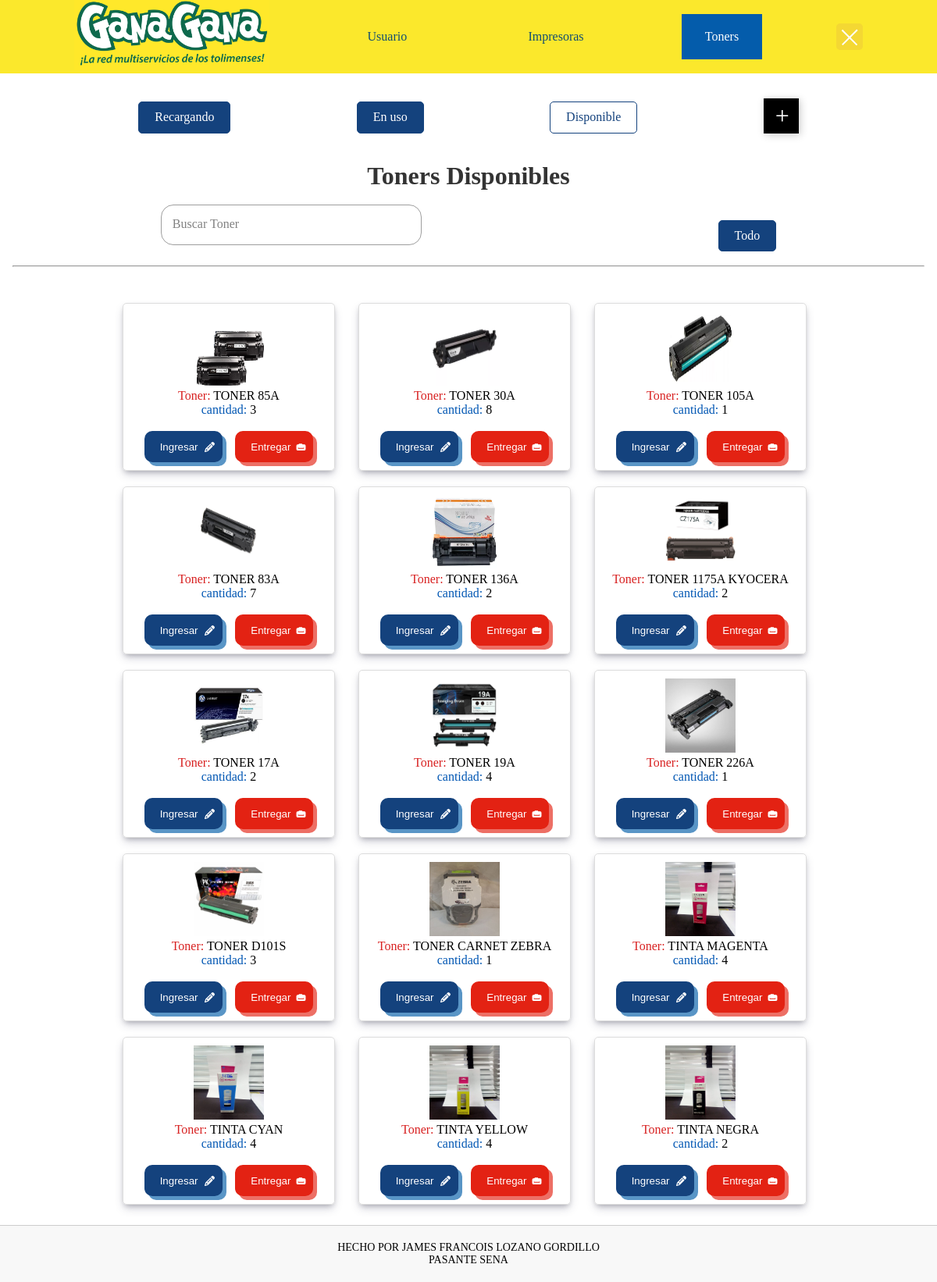
Screenshot of /L_Tonner/ with the database file from the repository.
### Datos/models.py (models this page shows, shortened)
class Tonner(models.Model):
    ESTADO_T = [
        ('Disponible', 'Disponible'),
    ]
    nombre = models.CharField(max_length=50)
    cantidad = models.PositiveBigIntegerField()
    Numero_Toner = models.CharField(max_length=20)
    Estado = models.CharField(max_length=10, choices=ESTADO_T, default='Disponible')
    imagen = models.ImageField()

### Datos/views.py (the view)
# urls.py: path('L_Tonner/', views.E_Libre, name='L_Tonner'),
def E_Libre(request):
    r_tonner = Tonner.objects.filter(Estado='Disponible')
    return render(request, 'vista/T_Libre.html', {'LItonner': r_tonner})

### Datos/templates/vista/T_Libre.html (shortened to what this page needs)
{% extends 'layouts/base.html' %}
{% block content %}
{% load static %}
<link rel="stylesheet" type="text/css" href="{% static 'CSS/ALL.css' %}">
<center>
    {% include 'layouts/Barra_Tonners.html' %}
    <br>
    <h1>Toners Disponibles</h1>
    <br>
</center>
<div style="display: flex; justify-content:space-around;">
    <form method="GET" action="{% url 'buscar_Toners' %}">
        <div class="input-group">
            <input required="" type="text" name="q" autocomplete="off" class="input">
            <label class="user-label">Buscar Toner</label>
        </div>
    </form>
    <a href="{% url 'L_Tonner' %}" class="btn">Todo</a>
</div>
<br>
<hr>
<br>
<br>
<div class="container" style="flex-direction: row; flex-wrap: wrap; justify-content: center; align-items: center;">
    {% for producto in LItonner %}
    <div class="card shadow" style="margin-right: 20px; border-radius: 5px;">
        <center>
            {% if producto.imagen %}
            <img src="{{ producto.imagen.url }}" style="width: 90px; height: 95px;">
            {% else %}
            <img src="{% static 'images/SinImagen.png' %}" alt="LogoImagen" style="width:90px;">
            {% endif %}
            <p><span class="span" style="color: #d82121;">Toner:</span> {{ producto.nombre }}</p>
            <p><span style="color: #0056b3;">cantidad:</span> {{ producto.cantidad }}</p>
            <br>
            <div style="display: flex; justify-content: space-evenly;">
                <a href="{% url 'ED_Tonner' producto.id %}">
                    <button class="BtnE">Ingresar
                    </button>
                </a>
                <a href="{% url 'retiroTonner' producto.id %}">
                    <button class="BtnP">Entregar
                    </button>
                </a>
            </div>
        </center>
    </div>
    <br>
    {% endfor %}
</div>
    {% endblock %}

### static/CSS/ALL.css (style rules this page uses)
* { padding: 0; margin: 0; }
h1 { text-align: center; color: #333; }
.btn { display: inline-block; padding: 10px 20px; margin-top: 20px; text-align: center; text-decoration: none; background-color: #14427d; color: #fff; border-radius: 5px; border: 1px solid #14427d; }

### Datos/templates/layouts/Barra_Tonners.html (style rules this page uses)
* { padding: 0; margin: 0; }
a { text-decoration: none; }

### Datos/templates/vista/T_Libre.html (style rules this page uses)
.input-group { position: relative; }
.input { border: solid 1.5px #9e9e9e; border-radius: 1rem; background: none; padding: 1rem; font-size: 1rem; color: black; height: min-content; transition: border 150ms cubic-bezier(0.4, 0, 0.2, 1); }
.user-label { position: absolute; left: 15px; color: #828282; pointer-events: none; transform: translateY(1rem); transition: 150ms cubic-bezier(0.4, 0, 0.2, 1); }
.span { color: #363636; }
.container { display: flex; }
.card { border: 1px solid #ddd; padding: 10px; margin: 10px; text-align: center; width: 250px; box-shadow: rgba(50, 50, 93, 0.25) 0px 6px 12px -2px, rgba(0, 0, 0, 0.3) 0px 3px 7px -3px; }
input { height: 50px; width: 300px; }
.BtnE { position: relative; display: flex; align-items: center; justify-content: flex-start; width: 100px; height: 40px; border: none; padding: 0px 20px; background-color: #14427d; color: white; font-weight: 500; cursor: pointer; border-radius: 10px; box-shadow: 5px 5px 0px #5995c6; transition-duration: .3s; }
.svgE { width: 13px; position: absolute; right: 0; margin-right: 10px; fill: white; transition-duration: .3s; }
.BtnP { position: relative; display: flex; align-items: center; justify-content: flex-start; width: 100px; height: 40px; border: none; padding: 0px 20px; background-color: #e32213; color: white; font-weight: 500; cursor: pointer; border-radius: 10px; box-shadow: 5px 5px 0px #ed6f65; transition-duration: .3s; }
.svgP { width: 13px; position: absolute; right: 0; margin-right: 9px; fill: white; transition-duration: .3s; }

### Datos/templates/layouts/base.html (style rules this page uses)
* { padding: 0; margin: 0; }

### rows the page displays
Tonner: imagen (picture), nombre "TONER 85A", cantidad "3"
Tonner: imagen (picture), nombre "TONER 30A", cantidad "8"
Tonner: imagen (picture), nombre "TONER 105A", cantidad "1"
Tonner: imagen (picture), nombre "TONER 83A", cantidad "7"
Tonner: imagen (picture), nombre "TONER 136A", cantidad "2"
Tonner: imagen (picture), nombre "TONER 1175A KYOCERA", cantidad "2"
Tonner: imagen (picture), nombre "TONER 17A", cantidad "2"
Tonner: imagen (picture), nombre "TONER 19A", cantidad "4"
Tonner: imagen (picture), nombre "TONER 226A", cantidad "1"
Tonner: imagen (picture), nombre "TONER D101S", cantidad "3"
Tonner: imagen (picture), nombre "TONER CARNET ZEBRA", cantidad "1"
Tonner: imagen (picture), nombre "TINTA MAGENTA", cantidad "4"
Tonner: imagen (picture), nombre "TINTA CYAN", cantidad "4"
Tonner: imagen (picture), nombre "TINTA YELLOW", cantidad "4"
Tonner: imagen (picture), nombre "TINTA NEGRA", cantidad "2"
